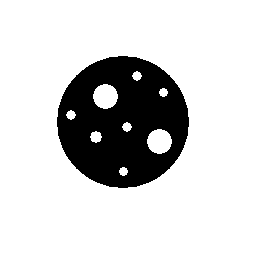
#> input picture PracticasParcial/huecos.png, 256 x 256 px
$ jupyter execute practica_parcial1.ipynb
#> lines starting #> are read from the running program, lines starting #| are printed output that depends on the picture; after the words box and inside, x2 and y2 are one past the last pixel; in counts of white or black regions, pixels touching at a corner belong together
## Pixel Shuffling en imagenes de 4 canales

Crear una imagen aleatoria de 4 canales (RGBA)

[cell 1]
import numpy as np
from itertools import combinations
import cv2
import os
import matplotlib.pyplot as plt

[cell 2]
random_4channel = np.random.randint(0, 256, (3, 3, 4), dtype=np.uint8)
print("Imagen original (3x3x4):")
print(random_4channel)

[cell 3]
pixel_shuffle_image = np.zeros(shape=(2*random_4channel.shape[0], 2*random_4channel.shape[1]))

for fila in range(pixel_shuffle_image.shape[0]):
    for col in range(pixel_shuffle_image.shape[1]):
        if (fila+1)%2!=0 and (col+1)%2!=0:
            pixel_shuffle_image[fila,col] = 11111
        elif (fila+1)%2==0 and (col+1)%2!=0:
            pixel_shuffle_image[fila,col] = 22222
        elif (fila+1)%2!=0 and (col+1)%2==0:
            pixel_shuffle_image[fila,col] = 33333
        elif (fila+1)%2==0 and (col+1)%2==0:
            pixel_shuffle_image[fila,col] = 44444

print(pixel_shuffle_image)

pixel_shuffle_image[pixel_shuffle_image==11111] = random_4channel[:,:,0].flatten()
pixel_shuffle_image[pixel_shuffle_image==22222] = random_4channel[:,:,1].flatten()
pixel_shuffle_image[pixel_shuffle_image==33333] = random_4channel[:,:,2].flatten()
pixel_shuffle_image[pixel_shuffle_image==44444] = random_4channel[:,:,3].flatten()

print("Imagen después de Pixel Shuffling (6x6):")
print(pixel_shuffle_image)

[cell 4]
# solucion de gemini
def optimized_pixel_shuffle(random_4channel):
    h, w, c = random_4channel.shape
    shuffled = np.zeros((2 * h, 2 * w))

    # 2. Asignamos cada canal a su posición intercalada usando slicing [inicio:fin:paso]
    shuffled[0::2, 0::2] = random_4channel[:, :, 0] # Arriba-Izquierda
    shuffled[1::2, 0::2] = random_4channel[:, :, 1] # Abajo-Izquierda
    shuffled[0::2, 1::2] = random_4channel[:, :, 2] # Arriba-Derecha
    shuffled[1::2, 1::2] = random_4channel[:, :, 3] # Abajo-Derecha

    return shuffled

optimized_pixel_shuffle(random_4channel)

## Convolución a manito

[cell 5]
imagen_grises = np.random.randint(0,255,(10,10), dtype=np.uint8)
kernel = np.ones(shape=(3,3))

# añadir padding a la imagen (0s)
padded_image = np.pad(imagen_grises, pad_width=1, constant_values=0)
print(padded_image)
print(kernel)

[cell 6]
new_image = np.zeros(imagen_grises.shape, dtype=np.uint64)

for col in range(imagen_grises.shape[1]):
    for fila in range(imagen_grises.shape[0]):
        window = padded_image[fila:fila+len(kernel), col:col+len(kernel)]
        new_image[fila,col] = np.sum(window*kernel)

new_image

[cell 7]
# cargar imagen huecos
huecos_image = cv2.imread('huecos.png', cv2.IMREAD_GRAYSCALE)
#> huecos_image: shape (256, 256); 81.4% white; 1 black region, box (x1, y1, x2, y2) and area: (57, 56, 189, 188) 12188

# visualizar
plt.imshow(huecos_image, cmap='gray')
plt.title('Imagen de Huecos')
plt.axis('off')
plt.show()

Se desea transformar la imagen binaria Huecos.png como se muestra en siguiente figura, modificando los niveles de gris de la imagen original de la siguiente forma:
- El fondo de la imagen debe quedar negro (nivel de gris = 0).
- El círculo de mayor tamaño debe quedar blanco (nivel de gris = 255).
- Los círculos de tamaño mediano deben quedar negros.
- Los círculos de menor tamaño deben quedar grises (nivel de gris = 0) con su contorno de color negro.

1. seleccionar el fondo de la imagen: rellenar los huecos con apertura

[cell 8]
from skimage.morphology import dilation, erosion, opening, closing
from skimage.morphology import footprint_rectangle, ball, disk

ball_fp = disk(25)

# aplicar cierre
closed_image = opening(huecos_image, ball_fp)
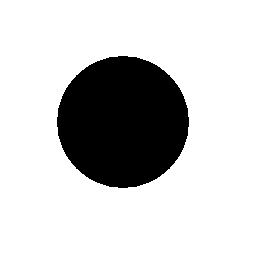
#> closed_image: shape (256, 256); 79.3% white; 1 black region, box (x1, y1, x2, y2) and area: (57, 56, 189, 188) 13580

# visualizar resultado
plt.imshow(closed_image, cmap='gray')
plt.title('Imagen después de Cierre')
plt.axis('off')
plt.show()

[cell 9]
# imagen con el fondo negro y la bola blanca
# negativo
inverse_huecos = 255-closed_image

# visualizar
plt.imshow(inverse_huecos, cmap='gray')
plt.title('Imagen Negativa')
plt.axis('off')
plt.show()

2. tomar los circulos de tamaño mediano y dejarlos en negro - con otra apertura puedo seleccionarlos, y un ee mas pequeño

[cell 10]
ball_fp = disk(11)

# aplicar apertura
huecos_medianos = opening(huecos_image, ball_fp)
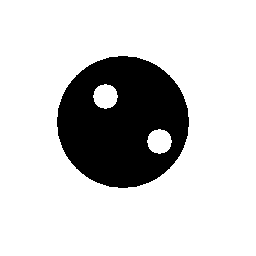
#> huecos_medianos: shape (256, 256); 80.7% white; 1 black region, box (x1, y1, x2, y2) and area: (57, 56, 189, 188) 12634

# que queden en negro
huecos_medianos = 255 - huecos_medianos

# visualizar resultado
plt.imshow(huecos_medianos, cmap='gray')
plt.title('Imagen después de Apertura')
plt.axis('off')
plt.show()

4. seleccionar los objetos chiquitos - hacer or de la apertura con el negativo de la original

[cell 11]
# mirar el negativo de la original y el de la apertura al lado
plt.figure(figsize=(10, 5))
plt.subplot(1, 2, 1)
plt.imshow(255 - huecos_image, cmap='gray')
plt.title('Negativo de la Original')
plt.axis('off')

plt.subplot(1, 2, 2)
plt.imshow(huecos_medianos, cmap='gray')
plt.title('Apertura')
plt.axis('off')

plt.show()
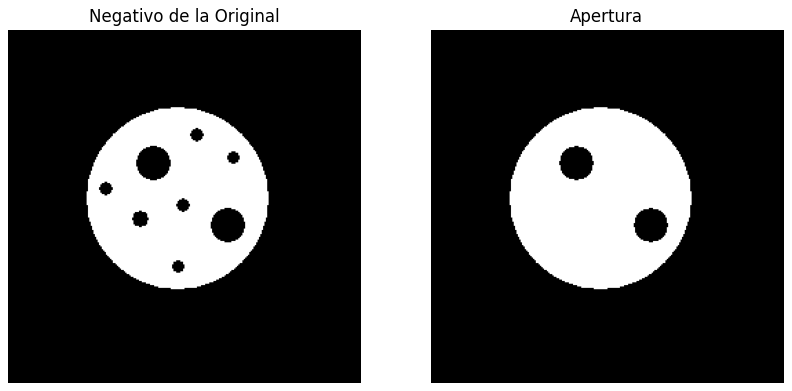
#> figure drawn by matplotlib, 2 panels

[cell 12]
huecos_pequeños = (255-huecos_image)-(huecos_medianos)
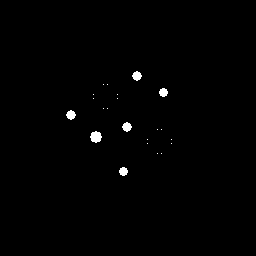
#> huecos_pequeños: shape (256, 256); values 0 (black) and 1 (white), 0.68% white; 22 white regions (16 under 20 px), largest, box (x1, y1, x2, y2) and area: (90, 131, 102, 143) 104, (132, 71, 142, 81) 68, (66, 110, 76, 120) 68, (122, 122, 132, 132) 68, (159, 88, 168, 97) 61, (119, 167, 128, 176) 61

# visualizar
plt.imshow(huecos_pequeños, cmap='gray')
plt.axis('off')
plt.show()

[cell 13]
# limpiar detalles chiquitos con un erosion + dilatacion - apertura
ball_fp = disk(3)
huecos_pequeños_limpios = opening(huecos_pequeños, ball_fp)

# visualizar
plt.imshow(huecos_pequeños_limpios, cmap='gray')
plt.axis('off')
plt.show()

[cell 14]
# cambiar el nivel de gris
huecos_pequeños_limpios[huecos_pequeños_limpios==1] = 165
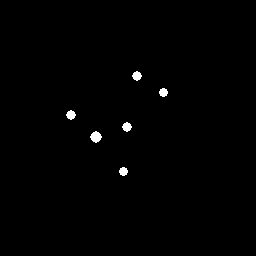
#> huecos_pequeños_limpios: shape (256, 256); values 0 (black) and 165 (white), 0.64% white; 6 white regions, box (x1, y1, x2, y2) and area: (90, 131, 102, 143) 96, (132, 71, 142, 81) 68, (66, 110, 76, 120) 68, (122, 122, 132, 132) 68, (159, 88, 168, 97) 61, (119, 167, 128, 176) 61

# visualizar
plt.imshow(huecos_pequeños_limpios, cmap='gray', vmin=0, vmax=255)
plt.axis('off')
plt.show()

Juntar los huecos pequeños en gris con la imagen de apertura: operacion bitwise_and

[cell 15]
final = cv2.bitwise_xor(huecos_medianos, huecos_pequeños_limpios)
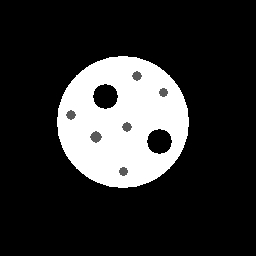
#> final: shape (256, 256); min 0, max 255, mean 48.1

# visualizar resultado final
plt.imshow(final, cmap='gray')
plt.title('Resultado Final')
plt.axis('off')
plt.show()

Me falta el contorno de los chiquitos en negro - aplicar un gradiente morfologico

[cell 16]
from scipy.ndimage import morphological_gradient

mgimage = morphological_gradient(huecos_pequeños_limpios, size=(3,3))
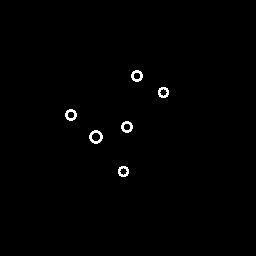
#> mgimage: shape (256, 256); values 0 (black) and 165 (white), 0.73% white in thin lines or dots, all inside (x1, y1, x2, y2) = (65, 70, 169, 177)

# visualizar el gradiente morfologico
plt.imshow(mgimage, cmap='gray')
plt.title('Gradiente Morfologico')
plt.axis('off')
plt.show()

[cell 17]
final[mgimage==165] = 0
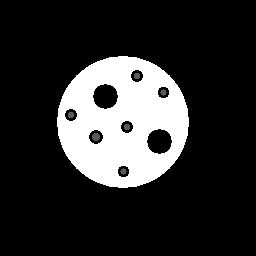
#> final: shape (256, 256); 0.73% of pixels changed, all inside (x1, y1, x2, y2) = (65, 70, 169, 177)

# visualizar resultado final con contorno
plt.imshow(final, cmap='gray')
plt.title('Resultado Final con Contorno')
plt.axis('off')
plt.show()
